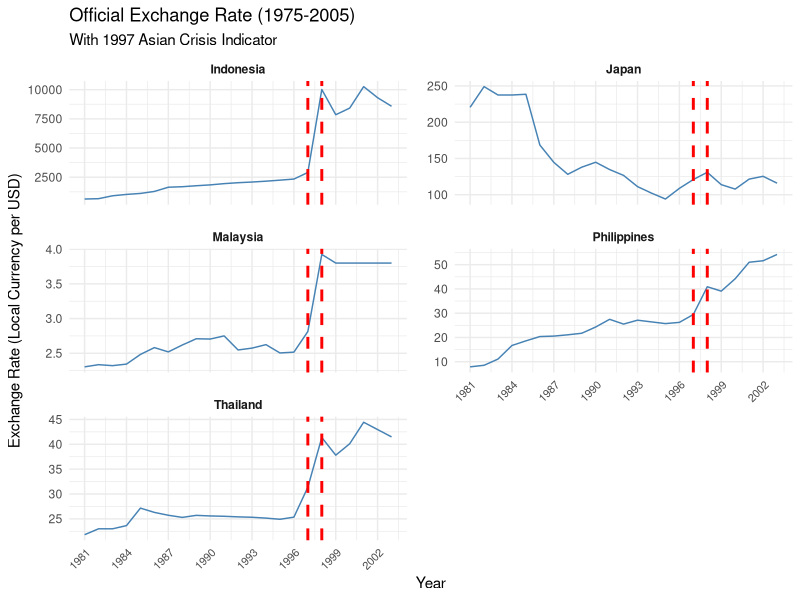

The R source for this figure:

install.packages("tidyverse")
install.packages("readxl")
install.packages("ggplot2")

library(readxl)
library(ggplot2)
library(tidyverse)


exchange_data <- read_excel("Official Exchange rates.xlsx")

year_cols <- names(exchange_data)[grepl("^\\d{4}$", names(exchange_data))]

exchange_long <- exchange_data %>%
  pivot_longer(
    cols = all_of(year_cols),
    names_to = "year",
    values_to = "exchange_rate"
  ) %>%
  mutate(
    year = as.numeric(year),
    exchange_rate = as.numeric(exchange_rate),
    `Country Name` = str_trim(str_to_title(`Country Name`))
  ) %>%
  drop_na(exchange_rate)

selected_countries <- c("Indonesia", "Japan", "Malaysia", "Philippines", "Thailand")

exchange_filtered <- exchange_long %>%
  filter(
    `Country Name` %in% selected_countries,
    year >= 1981,
    year <= 2003
  )

ggplot(exchange_filtered, aes(x = year, y = exchange_rate)) +
  geom_line(color = "steelblue") +
  geom_vline(xintercept = 1998, color = "red", linetype = "dashed", linewidth = 1)+geom_vline(xintercept = 1997, color = "red", linetype = "dashed", linewidth = 1) +
  facet_wrap(~`Country Name`, ncol = 2, scales="free_y") +
  scale_x_continuous(breaks = seq(1981, 2003, by = 3)) +
  labs(
    title = "Official Exchange Rate (1975-2005)",
    subtitle = "With 1997 Asian Crisis Indicator",
    x = "Year",
    y = "Exchange Rate (Local Currency per USD)"
  ) +
  theme_minimal() +
  theme(strip.text = element_text(face = "bold"), 
        axis.text.x = element_text(angle = 45, hjust = 1, size = 8), panel.spacing = unit(1, "lines"))

